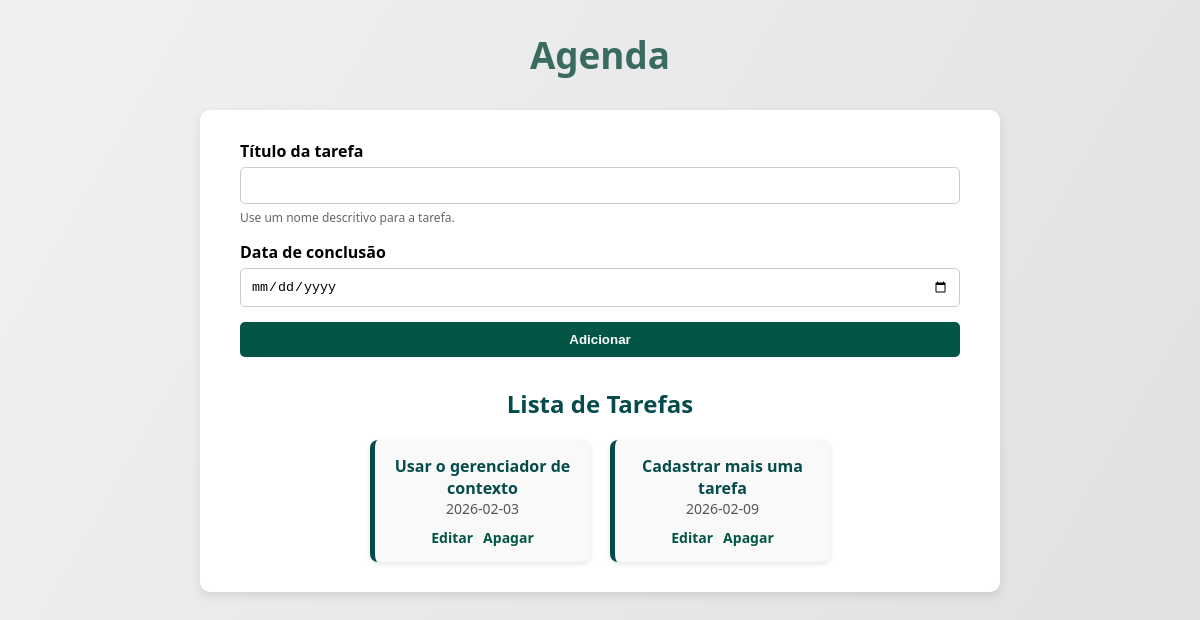
Page /agenda on the committed database.
### tables this page shows
CREATE TABLE tarefas (
        id INTEGER PRIMARY KEY AUTOINCREMENT,
        titulo_tarefa TEXT NOT NULL,
        data_conclusao TEXT);

### app.py (the view)
@app.route('/agenda', methods=['GET', 'POST'])
def agenda():
    tarefa = None
    if request.method == 'POST':
        titulo_tarefa = request.form['titulo-tarefa']
        data_conclusao = request.form['data-conclusao']
        tarefa = Tarefa(titulo_tarefa, data_conclusao)
        tarefa.salvar_tarefa()
    tarefas = Tarefa.obter_tarefas()
    return render_template('agenda.html', titulo='Agenda', tarefas=tarefas)

### models/database.py (called while the page is built)
    def buscar_tudo(self, query: str, params: tuple = ()) -> list[Any]:
        self.cursor.execute(query, params)
        return self.cursor.fetchall()

    def close(self) -> None:
        self.connection.close()

    def __enter__(self) -> Self:
        return self

    def __exit__(self, exc_type: Optional[Type[BaseException]], exc_value: Optional[BaseException], tb: Optional[TracebackType]) -> None:
        if exc_type is not None:
            print('Exceção capturada no contexto:')
            print(f'Tipo: {exc_type.__name__}')
            print(f'Mensagem: {exc_value}')
            print('Traceback completo:')
            traceback.print_tb(tb)
        self.close()

### models/tarefa.py (called while the page is built)
    @classmethod
    def obter_tarefas(cls):
        with Database('./data/tarefas.sqlite3') as db:
            query = 'SELECT titulo_tarefa, data_conclusao, id FROM tarefas;'
            resultados: list[Any] = db.buscar_tudo(query)
            tarefas: list[Self] = [cls(titulo, data, id) for titulo, data, id in resultados]
            return tarefas

### templates/agenda.html
{% extends 'base.html' %}
{% block content %}
<section class="card formulario">
    <form method="POST">
        <div class="campo">
            <label for="titulo-tarefa">Título da tarefa</label>
            <input
                type="text"
                name="titulo-tarefa"
                id="titulo-tarefa"
                value="{{ tarefa_selecionada.titulo_tarefa if tarefa_selecionada else '' }}"
                required
            >
            <small>Use um nome descritivo para a tarefa.</small>
        </div>
        <div class="campo">
            <label for="data-conclusao">Data de conclusão</label>
            <input
                type="date"
                name="data-conclusao"
                id="data-conclusao"
                value="{{ tarefa_selecionada.data_conclusao if tarefa_selecionada else '' }}"
            >
        </div>
        <button type="submit">
            {{ 'Atualizar' if tarefa_selecionada else 'Adicionar' }}
        </button>
    </form>
</section>
<h2>Lista de Tarefas</h2>
{% if tarefas %}
<section id="lista-de-tarefas">
    {% for tarefa in tarefas %}
    <div class="card-tarefa">
        <p>{{ tarefa.titulo_tarefa }}</p>
        <span class="data">
            {{ tarefa.data_conclusao or 'Sem data definida' }}
        </span>
        <div class="acoes">
            <a href="{{ url_for('update', idTarefa=tarefa.id_tarefa) }}">Editar</a>
            <a href="{{ url_for('delete', idTarefa=tarefa.id_tarefa) }}">Apagar</a>
        </div>
    </div>
    {% endfor %}
</section>
{% else %}
<p class="vazio">Nenhuma tarefa cadastrada</p>
{% endif %}
{% endblock %}

### static/style.css (style rules this page uses)
* { margin: 0; padding: 0; box-sizing: border-box; }
.formulario form { display: flex; flex-direction: column; gap: 15px; }
.campo { display: flex; flex-direction: column; gap: 5px; }
.campo label { font-weight: bold; }
.campo input { padding: 10px; border-radius: 5px; border: 1px solid #ccc; }
.campo small { font-size: 12px; color: #666; }
button { padding: 10px; background-color: #035646; color: white; border: none; border-radius: 5px; font-weight: bold; cursor: pointer; }
h2 { text-align: center; margin: 30px 0 20px; color: #054b4b; }
#lista-de-tarefas { display: flex; flex-wrap: wrap; justify-content: center; gap: 20px; }
.card-tarefa { flex: 1 1 220px; min-width: 220px; max-width: 220px; min-height: 120px; background: #f9f9f9; border-left: 5px solid #054b4b; border-radius: 8px; padding: 15px; text-align: center; display: flex; flex-direction: column; justify-content: space-between; box-shadow: 0 2px 5px rgba(0,0,0,0.1); }
.card-tarefa p { font-weight: bold; color: #054b4b; }
.card-tarefa .data { font-size: 14px; color: #555; }
.acoes { display: flex; justify-content: center; gap: 10px; margin-top: 10px; }
.acoes a { text-decoration: none; font-size: 14px; color: #035646; font-weight: bold; }

### rows in the picture
tarefas: titulo_tarefa "Usar o gerenciador de contexto", data_conclusao "2026-02-03"
tarefas: titulo_tarefa "Cadastrar mais uma tarefa", data_conclusao "2026-02-09"

### other values in the picture
{{ titulo }} "Agenda"
{{ 'Atualizar' if tarefa_selecionada else 'Adicionar' }} "Adicionar"
